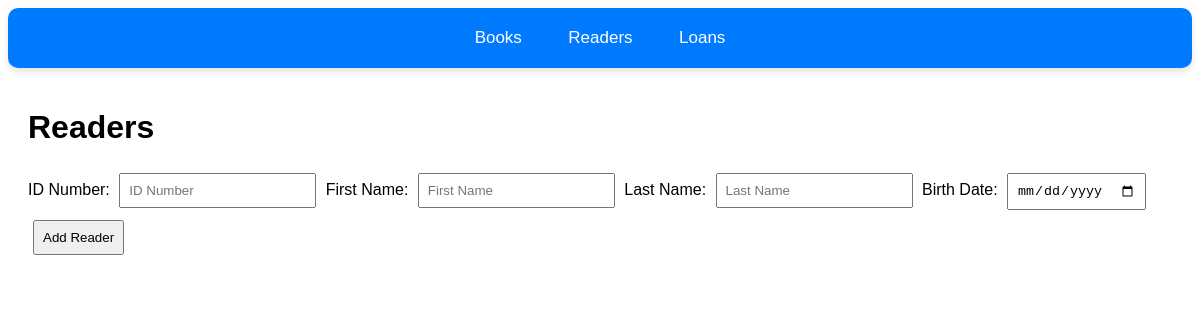
Before: /readers with the older database file.
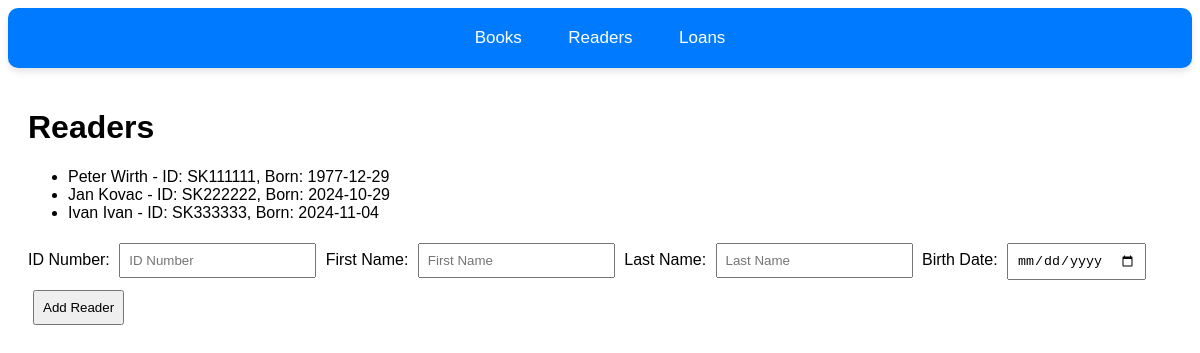
After: the same page with the newer database file.
### models.py (models this page shows)
class Readers(db.Model):
    id_number = db.Column(db.String(20), primary_key=True)
    first_name = db.Column(db.String(50), nullable=False)
    last_name = db.Column(db.String(50), nullable=False)
    birth_date = db.Column(db.Date, nullable=False)

### main.py (the view, shortened to what this page needs)
@app.route('/readers', methods=['GET', 'POST'])
def readers_manage():
    readers = Readers.query.all()
    return render_template('readers.html', readers=readers)

### templates/readers.html
{% extends 'base.html' %}
{% block content %}
<h1>Readers</h1>
<ul id="reader-list">
    {% for reader in readers %}
    <li>
        {{ reader.first_name }} {{ reader.last_name }} - ID: {{ reader.id_number }}, Born: {{ reader.birth_date }}
    </li>
    {% endfor %}
</ul>
<form method="POST" action="{{ url_for('readers_manage') }}">
    <label for="id_number">ID Number:</label>
    <input type="text" id="id_number" name="id_number" placeholder="ID Number" required>
    <label for="first_name">First Name:</label>
    <input type="text" id="first_name" name="first_name" placeholder="First Name" required>
    <label for="last_name">Last Name:</label>
    <input type="text" id="last_name" name="last_name" placeholder="Last Name" required>
    <label for="birth_date">Birth Date:</label>
    <input type="date" id="birth_date" name="birth_date" required>
    <button type="submit">Add Reader</button>
</form>
{% endblock %}

### templates/base.html (shortened to what this page needs)
<!DOCTYPE html>
<html lang="en">
<head>
    <link rel="stylesheet" href="{{ url_for('static', filename='style.css') }}">
</head>
<body>
    <nav>
        <a href="{{ url_for('books_manage') }}">Books</a>
        <a href="{{ url_for('readers_manage') }}">Readers</a>
        <a href="{{ url_for('loans_manage') }}">Loans</a>
    </nav>
    <main>
        {% block content %}{% endblock %}
    </main>
</body>
</html>

### static/style.css (style rules this page uses)
body { font-family: Arial, sans-serif; }
nav { background-color: #007BFF; padding: 20px 0; text-align: center; box-shadow: 0 4px 6px rgba(0, 0, 0, 0.1); border-radius: 10px; }
nav a { color: #ffffff; text-align: center; padding: 14px 16px; text-decoration: none; font-size: 17px; margin: 0 5px; border-radius: 4px; transition: background-color 0.3s ease; }
main { padding: 20px; }
form input, form button { margin: 5px; padding: 8px; }

Changed rows visible on the page:
added Readers: first_name "Peter", last_name "Wirth", id_number "SK111111", birth_date "1977-12-29"
added Readers: first_name "Jan", last_name "Kovac", id_number "SK222222", birth_date "2024-10-29"
added Readers: first_name "Ivan", last_name "Ivan", id_number "SK333333", birth_date "2024-11-04"
